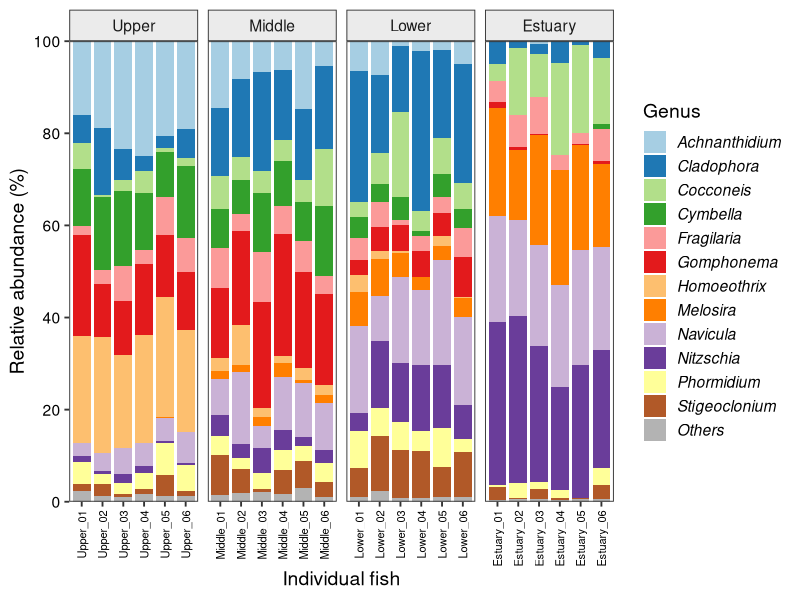
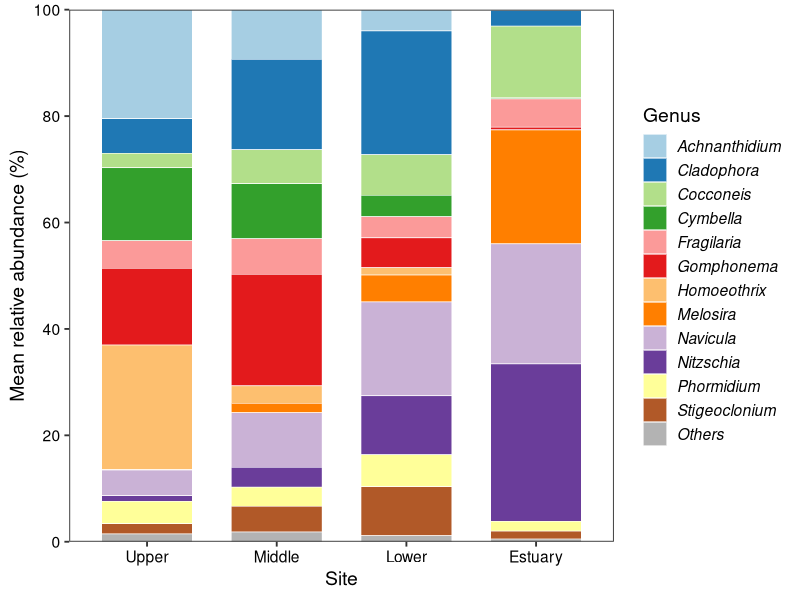

Write the R code that produced these figures, in order.
#-------------------------------------------------------------------------------
# 2.Genus composition bar plot
#-------------------------------------------------------------------------------
rm(list = ls())

library(dplyr)
library(tidyr)
library(tibble)
library(ggplot2)
library(RColorBrewer)

Sys.setenv(LANG = "en")

out.dir <- "Barplot"
if (!dir.exists(out.dir)) dir.create(out.dir)

min_pct <- 3   # どこかで この%以上 にならない属は Others にまとめる

# 2-1. Import data and convert to relative abundance (%)
raw <- read.csv("Ayu_Rarefied_Table.csv", check.names = FALSE)

genus_long <- raw %>%
  pivot_longer(cols = -SampleID, names_to = "Genus", values_to = "count") %>%
  group_by(SampleID) %>%
  mutate(Percent = count / sum(count) * 100) %>%
  ungroup() %>%
  mutate(Site = sub("_[0-9]+$", "", SampleID))
head(genus_long)

site_order <- unique(genus_long$Site)
genus_long$Site <- factor(genus_long$Site, levels = site_order)

# 2-2. Others にまとめる
keep_genus <- genus_long %>%
  group_by(Genus) %>%
  summarise(max_pct = max(Percent)) %>%
  filter(max_pct >= min_pct) %>%
  pull(Genus)
keep_genus <- sort(keep_genus)

genus_long <- genus_long %>%
  mutate(Genus = ifelse(Genus %in% keep_genus, Genus, "Others")) %>%
  group_by(SampleID, Site, Genus) %>%
  summarise(Percent = sum(Percent), .groups = "drop")

genus_long$Genus <- factor(genus_long$Genus, levels = c(keep_genus, "Others"))

# 2-3. Colors（Others は灰色）
genus_cols <- colorRampPalette(brewer.pal(12, "Paired"))(length(keep_genus))
names(genus_cols) <- keep_genus
genus_cols["Others"] <- "grey70"

# 2-4. Plot A: individual fish
fig_ind <- ggplot(genus_long, aes(SampleID, Percent, fill = Genus)) +
  geom_col(width = 0.85) +
  facet_grid(. ~ Site, scales = "free_x", space = "free_x") +
  scale_fill_manual(values = genus_cols) +
  scale_y_continuous(expand = c(0, 0), breaks = seq(0, 100, 20)) +
  labs(x = "Individual fish", y = "Relative abundance (%)") +
  theme_bw(base_size = 14) +
  theme(axis.text.x = element_text(angle = 90, hjust = 1, vjust = 0.5, size = 8),
        axis.text = element_text(color = "black"),
        legend.text = element_text(face = "italic"),
        panel.grid = element_blank(),
        strip.background = element_rect(fill = "grey92"))
print(fig_ind)
ggsave(file.path(out.dir, "fig2a_barplot_individual.png"), fig_ind,
       width = 12, height = 6, dpi = 300, bg = "white")

# 2-5. Plot B: site mean
genus_site <- genus_long %>%
  group_by(Site, Genus) %>%
  summarise(Percent = mean(Percent), .groups = "drop")

fig_site <- ggplot(genus_site, aes(Site, Percent, fill = Genus)) +
  geom_col(width = 0.7, color = "white", linewidth = 0.2) +
  scale_fill_manual(values = genus_cols) +
  scale_y_continuous(expand = c(0, 0), breaks = seq(0, 100, 20)) +
  labs(x = "Site", y = "Mean relative abundance (%)") +
  theme_bw(base_size = 14) +
  theme(axis.text = element_text(color = "black"),
        legend.text = element_text(face = "italic"),
        panel.grid = element_blank())
print(fig_site)
ggsave(file.path(out.dir, "fig2b_barplot_site_mean.png"), fig_site,
       width = 7, height = 6, dpi = 300, bg = "white")
